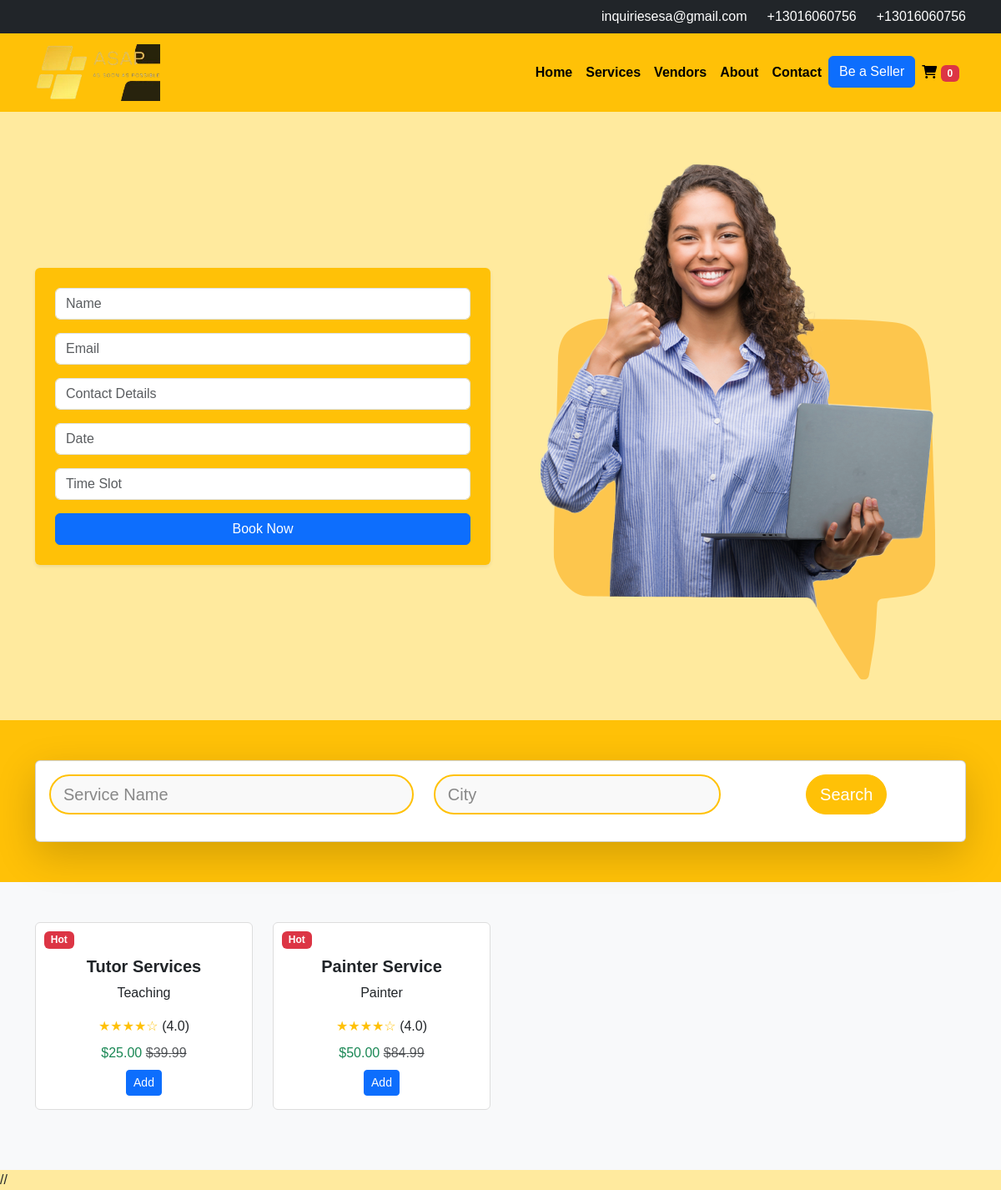
The page / on the database its author committed.
### core/models.py (models this page shows, shortened)
class Product(models.Model):
    pid = ShortUUIDField(unique=True, length =10, max_length=20, alphabet="abcdefgh12345")
    user = models.ForeignKey(User, on_delete=models.SET_NULL, null=True)
    category = models.ForeignKey(Category, on_delete=models.SET_NULL, null=True, default="Tutor", related_name="category")
    vendor = models.ForeignKey(Vendor, on_delete=models.SET_NULL, null=True, related_name="vendor")
    title = models.CharField(max_length=100)
    image = models.ImageField(upload_to=user_directory_path)
    description= models.TextField(null=True, blank= True, default="This is a Product")
    city = models.CharField(max_length=255, default="California")
    country = models.CharField(max_length=255, default="USA")
    price = models.DecimalField(max_digits=12, decimal_places=2, default="1.99")
    old_price = models.DecimalField(max_digits=12, decimal_places=2, default="2.99")
    specifications = models.TextField(null=True, blank=True)
    product_status = models.CharField(choices=STATUS, max_length=10, default="in_review")
    status = models.BooleanField(default=True)
    in_stock = models.BooleanField(default=True)
    featured = models.BooleanField(default=False)
    digital = models.BooleanField(default=False)
    sku = ShortUUIDField(unique=True, length =4, max_length=10,prefix="sku" ,alphabet="1234567890")
    date = models.DateTimeField(auto_now_add = True)
    updated = models.DateTimeField(null=True, blank=True)
    class Meta:
        verbose_name_plural = "Products"

class Category(models.Model):
    cid = ShortUUIDField(unique=True, length =10, max_length=20, prefix = "cat", alphabet="abcdefgh12345")
    title = models.CharField(max_length=100)
    image = models.ImageField(upload_to="category")
    class Meta:
        verbose_name_plural = "Categories"

### core/views.py (the view)
# urls.py: path('', index, name="index"),
def index(request):
    products = Product.objects.filter(featured = True)
    context = {
        'products': products
    }
    return render(request, 'core/index.html', context)

### templates/core/index.html (shortened to what this page needs)
{% load static %}
<!DOCTYPE html>
<html lang="en">
<head>
    <link href="https://stackpath.bootstrapcdn.com/bootstrap/4.5.2/css/bootstrap.min.css" rel="stylesheet">
    <link rel="stylesheet" href="https://cdnjs.cloudflare.com/ajax/libs/font-awesome/5.15.3/css/all.min.css">
    <link href="https://cdn.jsdelivr.net/npm/bootstrap@5.3.0-alpha1/dist/css/bootstrap.min.css" rel="stylesheet">
    <link rel="stylesheet" href="{%  static 'assets/css/product-details.css'  %}">
    <link rel="stylesheet" href="https://cdnjs.cloudflare.com/ajax/libs/font-awesome/6.0.0-beta3/css/all.min.css">
    <link rel="stylesheet" href="{% static 'assets/css/main.css' %}" />
</head>
<body>
    <div class="contact-info bg-dark text-white py-2">
        <div class="container d-flex justify-content-end">
            <span>inquiriesesa@gmail.com</span>
            <span class="phone-number ml-4">+13016060756</span>
            <span class="phone-number ml-4">+13016060756</span>
        </div>
    </div>
  <nav class="navbar navbar-expand-lg navbar-dark" style="background-color: #ffc107!important;">
    <div class="container">
      <a class="navbar-brand" href="#"><img src="{% static 'assets/images/logo.png' %}" alt="Logo"
          style="width: 150px;"></a>
      <div class="collapse navbar-collapse" id="navbarNav">
        <ul class="navbar-nav ms-auto">
          <li class="nav-item">
            <a class="nav-link font-weight-bold" href="{% url 'core:index' %}" style="color: black !important;">Home</a>
          </li>
          <li class="nav-item active">
            <a class="nav-link font-weight-bold" href="{% url 'core:service-list' %}"
              style="color: black !important;">Services</a>
          </li>
          <li class="nav-item">
            <a class="nav-link font-weight-bold" href="{% url 'core:vendor-list' %}"
              style="color: black !important;">Vendors</a>
          </li>
          <li class="nav-item">
            <a class="nav-link font-weight-bold" href="about.html" style="color: black !important;">About</a>
          </li>
          <li class="nav-item">
            <a class="nav-link font-weight-bold" href="contact.html" style="color: black !important;">Contact</a>
          </li>
          <li class="nav-item">
            <a class="btn btn-primary" href="{% url 'useradmin:dashboard' %}">Be a Seller</a>
          </li>
        <li class="nav-item">
          <a class="nav-link" href="{% url 'core:cart' %}" style="color: black !important;">
            <i class="fas fa-shopping-cart"></i>
            <span class="badge bg-danger cart-items-count">{{ request.session.cart_data_obj|length }}</span>
          </a>
        </li>
        </ul>
      </div>
    </div>
  </nav>
<section class="booking-section py-5 bg-light">
    <div class="container">
        <div class="row align-items-center">
            <div class="col-md-6">
                <div class="booking-form bg-warning p-4 rounded shadow-sm">
                    <form action="#">
                        <input type="text" class="form-control mb-3" placeholder="Name" required>
                        <input type="email" class="form-control mb-3" placeholder="Email" required>
                        <input type="text" class="form-control mb-3" placeholder="Contact Details" required>
                        <input type="datetime" class="form-control mb-3" name="date" id="date" placeholder="Date" required>
                        <input type="text" class="form-control mb-3" placeholder="Time Slot" required>
                        <button type="submit" class="btn btn-primary btn-block">Book Now</button>
                    </form>
                </div>
            </div>
            <div class="col-md-6 text-center">
                <img src="{% static 'assets/images/subject.png' %}" alt="User" class="img-fluid">
            </div>
        </div>
    </div>
</section>
    <section class="search-section py-5 bg-primary" style="background-color: #ffc107 !important;">
        <div class="container">
            <div class="card p-3 shadow-lg rounded">
                <form class="row align-items-center" action="{% url 'core:search' %}" method="GET">
                    <div class="col-md-5 col-sm-8 mb-3">
                        <input type="text" class="form-control form-control-lg rounded-pill" name="title" placeholder="Service Name" required>
                    </div>
                    <div class="col-md-4 col-sm-7 mb-3">
                        <input type="text" class="form-control form-control-lg rounded-pill" name="city" placeholder="City" required>
                    </div>
                    <div class="col-md-3 col-sm-6 mb-3 text-center">
                        <button type="submit" class="btn btn-warning btn-lg rounded-pill">Search</button>
                    </div>
                </form>
            </div>
        </div>
    </section>
    <section class="services-section py-5 bg-light">
        <div class="container">
            <div class="row">
                 {% for p in products %}
                <div class="col-lg-3 col-md-4 col-sm-6 col-12 mb-4">
                    <div class="card service-item">
                        <div class="position-relative">
                            <span class="badge badge-danger position-absolute">Hot</span>
                        </div>
                        <div class="card-body text-center">
                            <h5 class="card-title"><b>{{ p.title }}</b></h5>
                            <p class="card-text">{{ p.category.title }}</p>
                            <div class="rating mb-2">
                                <span class="text-warning">★★★★☆</span> (4.0)
                            </div>
                            <div class="price">
                                <span class="text-success">$</span><span class="text-success current-product-price-{{ p.id }}" id="current-product-price">{{ p.price }}</span>
                                <del class="text-muted">${{ p.old_price }}</del>
                            </div>
                            <button class="btn btn-primary btn-sm mt-2 add-to-cart-btn" data-index="{{ p.id }}" id="add-to-cart-btn">Add</button>
                        </div>
                    </div>
                </div>
                {% endfor %}
            </div>
        </div>
    </section>
//
</body>
</html>

### static/assets/css/main.css (style rules this page uses)
body { font-family: Arial, sans-serif; background-color: #FFEA9E; }
.booking-section { background-color: #FFEA9E !important; }
.booking-form { max-width: 100%; }
.booking-section img { max-width: 100%; height: auto; }
.services-section { background-color: #f7f7f7; }
.service-item { position: relative; overflow: hidden; border: 1px solid #ddd; transition: all 0.3s ease-in-out; }
.service-item .badge { top: 10px; left: 10px; }
.search-section { background-color: #0047ab; }
.search-section .card { background-color: #ffffff; border-radius: 20px; padding: 15px; }
.search-section .form-control { border: 2px solid #ffc107; background-color: #f9f9f9; color: #333; height: 45px; padding-left: 15px; }
.search-section .form-control::placeholder { color: #888; }
.search-section .btn { background-color: #ffc107; border-color: #ffc107; color: #fff; }

### rows shown on the page
Product: title "Tutor Services", category "Teaching", price "25.00", old_price "39.99"
Product: title "Painter Service", category "Painter", price "50.00", old_price "84.99"

### other values the page prints
{{ request.session.cart_data_obj|length }} "0"
